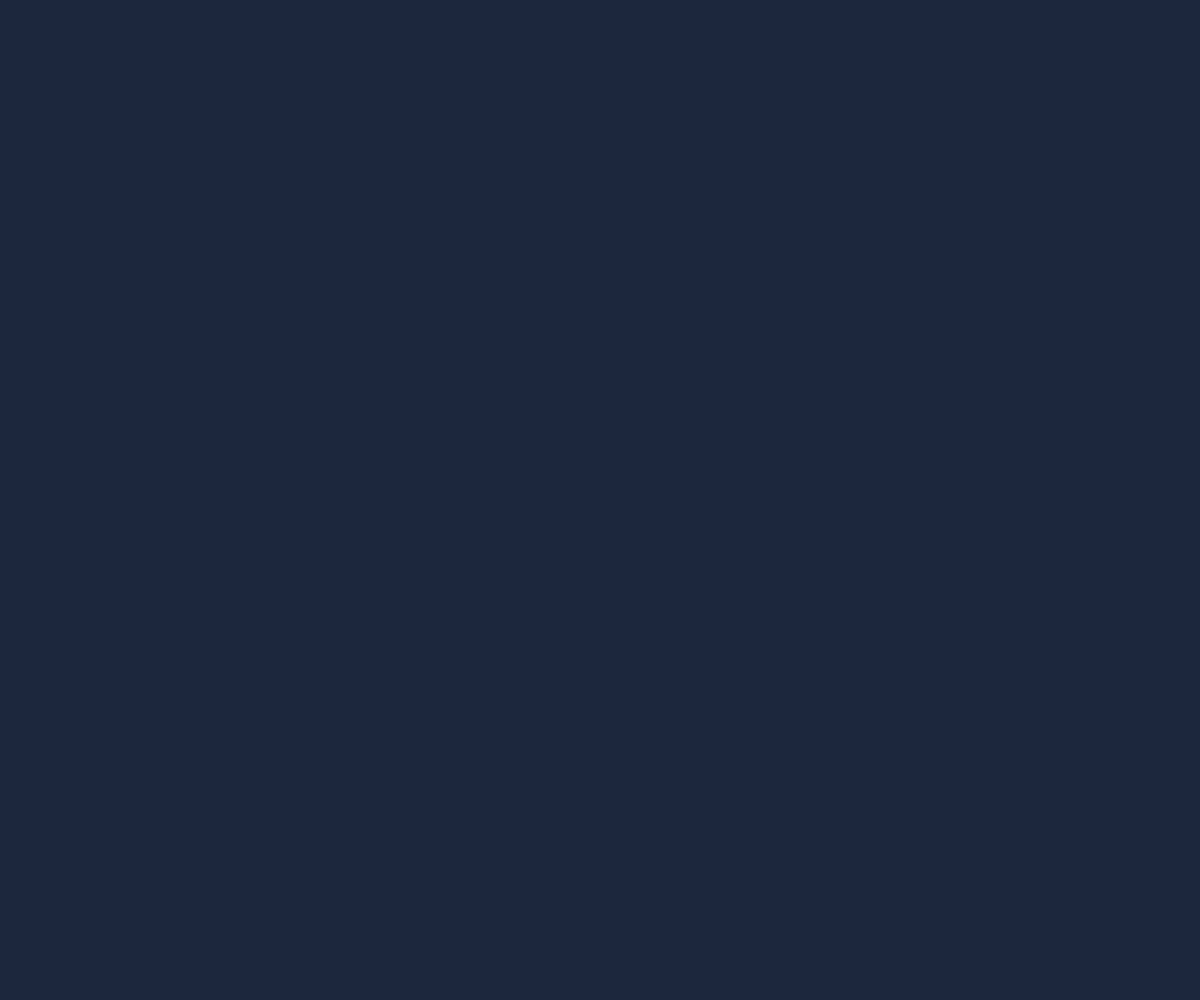
Frame 1 (no input)
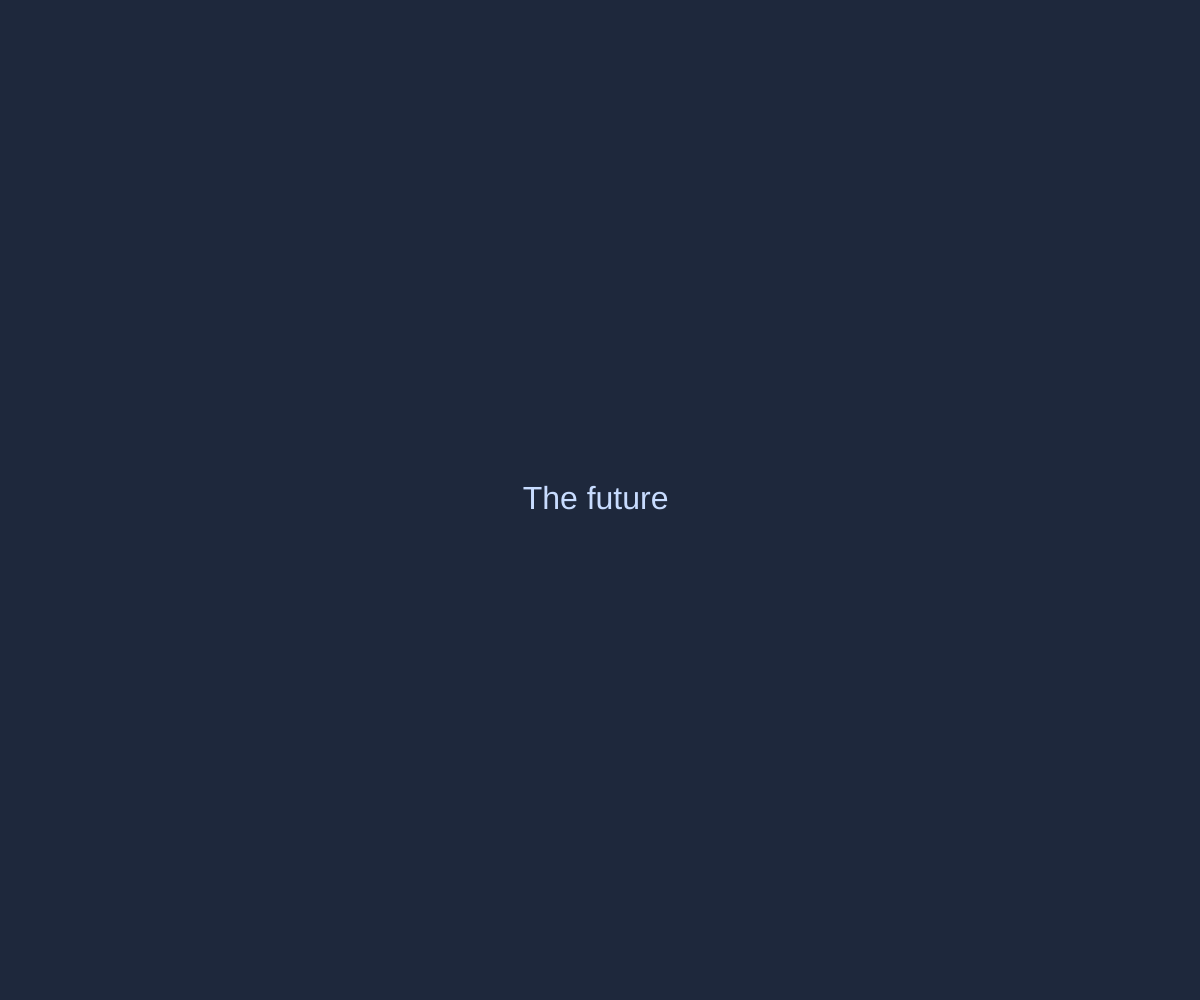
Frame 60 (no input)
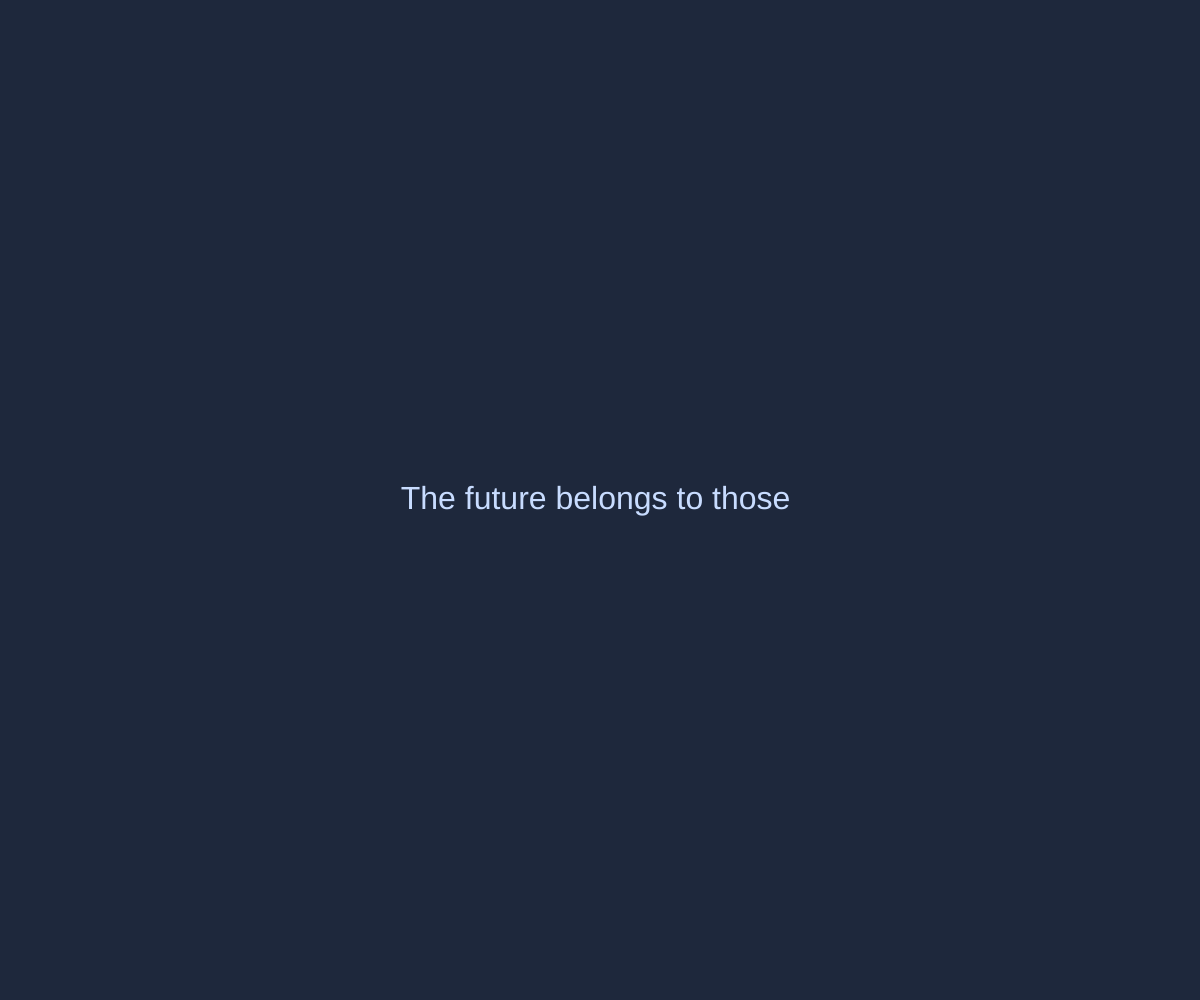
Frame 120 (the mouse pressed at the canvas centre since frame 60)

The p5.js sketch that drew these frames (run headless with seeded random() and noise() and a simulated clock; from frame 60 on, the mouse is pressed at the canvas centre):

// p5.js sketch
// ── sketch.js
let quote = "The future belongs to those who believe in the beauty of their dreams.";
let words = [];
let displayedText = ""; // Text displayed during the typewriter effect
let currentWordIndex = 0; // Tracks which word is being typed
let typewriterSpeed = 350; // Delay between typing each word (in ms)
let lastTypedTime = 0; // Tracks time for typewriter effect
let wordObjects = [];
let specialWords = ["future", "believe", "beauty", "dreams"]; // Words to emphasize
let animationStarted = false; // Trigger for animations

function setup() {
  createCanvas(windowWidth, windowHeight);
  textAlign(CENTER, CENTER);
  textSize(32);
  words = quote.split(" "); // Split the quote into words
}

function draw() {
  background(30, 40, 60);

  if (!animationStarted) {
    // Typewriter Effect
    displayTypewriter();
  } else {
    // Animate words once the full quote is displayed
    for (let word of wordObjects) {
      word.update();
      word.display();
    }
  }
}

// Display the typewriter effect
function displayTypewriter() {
  fill(200, 220, 255);
  noStroke();
  text(displayedText, width / 2, height / 2);

  // Add the next word if enough time has passed
  if (millis() - lastTypedTime > typewriterSpeed && currentWordIndex < words.length) {
    displayedText += words[currentWordIndex] + " ";
    currentWordIndex++;
    lastTypedTime = millis();

    // If all words are typed, initialize word objects for animation
    if (currentWordIndex === words.length) {
      initializeWordObjects();
      animationStarted = true;
    }
  }
}

// Initialize word objects for animation
function initializeWordObjects() {
  let centerX = width / 2;
  let centerY = height / 2;
  let wordWidth = textWidth(" ");

  // Calculate the start position of the full quote
  let totalWidth = textWidth(displayedText.trim());
  let startX = centerX - totalWidth / 2;

  // Create word objects for each word
  let x = startX;
  let y = centerY;
  for (let word of words) {
    let isSpecial = specialWords.includes(word.replace(/[^a-zA-Z]/g, ""));
    wordObjects.push(new Word(word, x, y, isSpecial));
    x += textWidth(word) + wordWidth;
  }
}

// Word class for animation
class Word {
  constructor(text, x, y, special) {
    this.text = text;
    this.x = x;
    this.y = y;
    this.speedY = random(1, 3); // Speed for floating effect
    this.driftX = random(-0.5, 0.5); // Horizontal drift
    this.size = special ? 28 : 18; // Base size
    this.color = special ? color(255, 200, 100) : color(200, 220, 255);
    this.isSpecial = special;
  }

  // Update position for floating animation
  update() {
    this.y += this.speedY;
    this.x += this.driftX;

    // Reset position if it drifts off-screen
    if (this.y > height + 50) {
      this.y = -50;
      this.x = random(width);
    }

    // Interaction: Slow down or glow near the mouse
    let d = dist(mouseX, mouseY, this.x, this.y);
    if (d < 100) {
      this.speedY = 0.5; // Slow down
      if (this.isSpecial) {
        this.color = color(255, 240, 150); // Brighter glow
      }
    } else {
      this.speedY = this.isSpecial ? 2 : random(1, 3); // Resume normal speed
      this.color = this.isSpecial ? color(255, 200, 100) : color(200, 220, 255);
    }
  }

  // Display the word
  display() {
    push();
    translate(this.x, this.y);

    // Glow effect for special words
    if (this.isSpecial) {
      noFill();
      stroke(this.color);
      strokeWeight(1.5);
      ellipse(0, 0, this.size * 2); // Glow circle
    }

    fill(this.color);
    noStroke();
    textSize(this.size);
    text(this.text, 0, 0);

    pop();
  }
}
